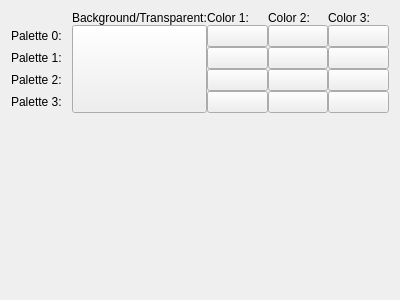
<?xml version="1.0" encoding="UTF-8"?>
<ui version="4.0">
 <class>AttributeTableEditorForm</class>
 <widget class="QWidget" name="AttributeTableEditorForm">
  <property name="geometry">
   <rect>
    <x>0</x>
    <y>0</y>
    <width>400</width>
    <height>300</height>
   </rect>
  </property>
  <property name="windowTitle">
   <string>Dialog</string>
  </property>
  <layout class="QGridLayout" name="gridLayout_2">
   <item row="0" column="0">
    <layout class="QGridLayout" name="gridLayout">
     <property name="spacing">
      <number>0</number>
     </property>
     <item row="1" column="1" rowspan="5">
      <widget class="QtColorPicker" name="bkgndcol">
       <property name="sizePolicy">
        <sizepolicy hsizetype="Minimum" vsizetype="Minimum">
         <horstretch>0</horstretch>
         <verstretch>0</verstretch>
        </sizepolicy>
       </property>
       <property name="text">
        <string/>
       </property>
      </widget>
     </item>
     <item row="0" column="1">
      <widget class="QLabel" name="label_5">
       <property name="text">
        <string>Background/Transparent:</string>
       </property>
      </widget>
     </item>
     <item row="2" column="0">
      <widget class="QLabel" name="label">
       <property name="text">
        <string>Palette 0:</string>
       </property>
      </widget>
     </item>
     <item row="3" column="0">
      <widget class="QLabel" name="label_4">
       <property name="text">
        <string>Palette 1:</string>
       </property>
      </widget>
     </item>
     <item row="4" column="0">
      <widget class="QLabel" name="label_2">
       <property name="text">
        <string>Palette 2:</string>
       </property>
      </widget>
     </item>
     <item row="5" column="0">
      <widget class="QLabel" name="label_3">
       <property name="text">
        <string>Palette 3:</string>
       </property>
      </widget>
     </item>
     <item row="0" column="3">
      <widget class="QLabel" name="label_6">
       <property name="text">
        <string>Color 1:</string>
       </property>
      </widget>
     </item>
     <item row="0" column="4">
      <widget class="QLabel" name="label_7">
       <property name="text">
        <string>Color 2:</string>
       </property>
      </widget>
     </item>
     <item row="0" column="5">
      <widget class="QLabel" name="label_8">
       <property name="text">
        <string>Color 3:</string>
       </property>
      </widget>
     </item>
     <item row="2" column="3">
      <widget class="QtColorPicker" name="pal0col1">
       <property name="text">
        <string/>
       </property>
      </widget>
     </item>
     <item row="3" column="3">
      <widget class="QtColorPicker" name="pal1col1">
       <property name="text">
        <string/>
       </property>
      </widget>
     </item>
     <item row="4" column="3">
      <widget class="QtColorPicker" name="pal2col1">
       <property name="text">
        <string/>
       </property>
      </widget>
     </item>
     <item row="5" column="3">
      <widget class="QtColorPicker" name="pal3col1">
       <property name="text">
        <string/>
       </property>
      </widget>
     </item>
     <item row="2" column="4">
      <widget class="QtColorPicker" name="pal0col2">
       <property name="text">
        <string/>
       </property>
      </widget>
     </item>
     <item row="2" column="5">
      <widget class="QtColorPicker" name="pal0col3">
       <property name="text">
        <string/>
       </property>
      </widget>
     </item>
     <item row="4" column="5">
      <widget class="QtColorPicker" name="pal2col3">
       <property name="text">
        <string/>
       </property>
      </widget>
     </item>
     <item row="4" column="4">
      <widget class="QtColorPicker" name="pal2col2">
       <property name="text">
        <string/>
       </property>
      </widget>
     </item>
     <item row="5" column="4">
      <widget class="QtColorPicker" name="pal3col2">
       <property name="text">
        <string/>
       </property>
      </widget>
     </item>
     <item row="5" column="5">
      <widget class="QtColorPicker" name="pal3col3">
       <property name="text">
        <string/>
       </property>
      </widget>
     </item>
     <item row="3" column="4">
      <widget class="QtColorPicker" name="pal1col2">
       <property name="text">
        <string/>
       </property>
      </widget>
     </item>
     <item row="3" column="5">
      <widget class="QtColorPicker" name="pal1col3">
       <property name="text">
        <string/>
       </property>
      </widget>
     </item>
    </layout>
   </item>
   <item row="6" column="0">
    <spacer name="verticalSpacer">
     <property name="orientation">
      <enum>Qt::Vertical</enum>
     </property>
     <property name="sizeHint" stdset="0">
      <size>
       <width>20</width>
       <height>40</height>
      </size>
     </property>
    </spacer>
   </item>
  </layout>
 </widget>
 <customwidgets>
  <customwidget>
   <class>QtColorPicker</class>
   <extends>QPushButton</extends>
   <header location="global">qtcolorpicker.h</header>
  </customwidget>
 </customwidgets>
 <resources/>
 <connections/>
</ui>
